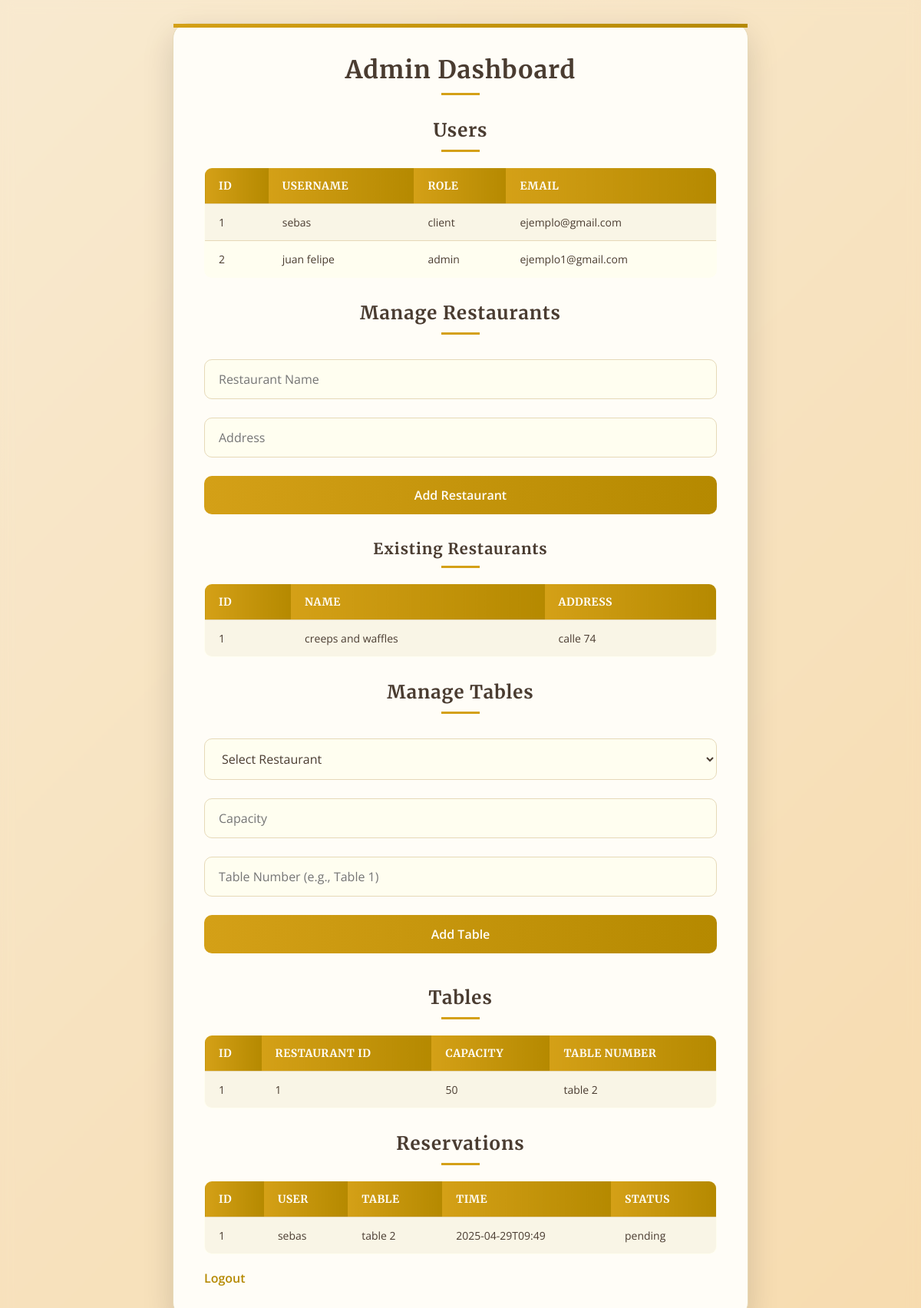
Screenshot of /admin/dashboard (signed in) with the database file from the repository.
### tables this page shows
CREATE TABLE users (
                id INTEGER PRIMARY KEY AUTOINCREMENT,
                username VARCHAR(50) UNIQUE,
                password VARCHAR(100),
                role TEXT,
                email VARCHAR(100)
            );

CREATE TABLE restaurants (
                id INTEGER PRIMARY KEY AUTOINCREMENT,
                name VARCHAR(100),
                address VARCHAR(200)
            );

CREATE TABLE tables (
                id INTEGER PRIMARY KEY AUTOINCREMENT,
                restaurant_id INTEGER,
                capacity INTEGER,
                table_number VARCHAR(20),
                FOREIGN KEY (restaurant_id) REFERENCES restaurants(id)
            );

CREATE TABLE reservations (
                id INTEGER PRIMARY KEY AUTOINCREMENT,
                user_id INTEGER,
                table_id INTEGER,
                reservation_time DATETIME,
                status TEXT,
                FOREIGN KEY (user_id) REFERENCES users(id),
                FOREIGN KEY (table_id) REFERENCES tables(id)
            );

### app/controllers/reservation_controller.py (the view)
@reservation_bp.route('/admin/dashboard')
def admin_dashboard():
    if 'username' not in session or session['role'] != 'admin':
        return redirect(url_for('auth.login'))
    db = DatabaseConnection()
    with db.get_cursor() as cursor:
        cursor.execute('''
            SELECT r.id, u.username, t.table_number, r.reservation_time, r.status
            FROM reservations r
            JOIN users u ON r.user_id = u.id
            JOIN tables t ON r.table_id = t.id
        ''')
        reservations = cursor.fetchall()
        cursor.execute('SELECT id, name, address FROM restaurants')
        restaurants = cursor.fetchall()
        cursor.execute('SELECT id, username, role, email FROM users')
        users = cursor.fetchall()
        cursor.execute('SELECT id, restaurant_id, capacity, table_number FROM tables')
        tables = cursor.fetchall()
    return render_template('admin_dashboard.html', reservations=reservations, restaurants=restaurants, users=users, tables=tables)

### app/db/database.py (called while the page is built)
    def __new__(cls):
        if cls._instance is None:
            cls._instance = super(DatabaseConnection, cls).__new__(cls)
            cls._instance.connection = sqlite3.connect('restaurant.db', check_same_thread=False)
            cls._instance.cursor = cls._instance.connection.cursor()
        return cls._instance

    @contextmanager
    def get_cursor(self):
        yield self.cursor
        self.connection.commit()

### app/templates/admin_dashboard.html (shortened to what this page needs)
<!DOCTYPE html>
<html>
<head>
    <link rel="stylesheet" href="{{ url_for('static', filename='css/style.css') }}">
</head>
<body>
    <div class="container">
        <h2>Admin Dashboard</h2>
        <h3>Users</h3>
        <table>
            <tr>
                <th>ID</th>
                <th>Username</th>
                <th>Role</th>
                <th>Email</th>
            </tr>
            {% for user in users %}
            <tr>
                <td>{{ user[0] }}</td>
                <td>{{ user[1] }}</td>
                <td>{{ user[2] }}</td>
                <td>{{ user[3] }}</td>
            </tr>
            {% endfor %}
        </table>
        <h3>Manage Restaurants</h3>
        <form method="POST" action="{{ url_for('reservation.add_restaurant') }}">
            <input type="text" name="name" placeholder="Restaurant Name" required>
            <input type="text" name="address" placeholder="Address" required>
            <button type="submit">Add Restaurant</button>
        </form>
        <h4>Existing Restaurants</h4>
        <table>
            <tr>
                <th>ID</th>
                <th>Name</th>
                <th>Address</th>
            </tr>
            {% for restaurant in restaurants %}
            <tr>
                <td>{{ restaurant[0] }}</td>
                <td>{{ restaurant[1] }}</td>
                <td>{{ restaurant[2] }}</td>
            </tr>
            {% endfor %}
        </table>
        <h3>Manage Tables</h3>
        <form method="POST" action="{{ url_for('reservation.add_table') }}">
            <select name="restaurant_id" required>
                <option value="">Select Restaurant</option>
            </select>
            <input type="number" name="capacity" placeholder="Capacity" required>
            <input type="text" name="table_number" placeholder="Table Number (e.g., Table 1)" required>
            <button type="submit">Add Table</button>
        </form>
        <h3>Tables</h3>
        <table>
            <tr>
                <th>ID</th>
                <th>Restaurant ID</th>
                <th>Capacity</th>
                <th>Table Number</th>
            </tr>
            {% for table in tables %}
            <tr>
                <td>{{ table[0] }}</td>
                <td>{{ table[1] }}</td>
                <td>{{ table[2] }}</td>
                <td>{{ table[3] }}</td>
            </tr>
            {% endfor %}
        </table>
        <h3>Reservations</h3>
        <table>
            <tr>
                <th>ID</th>
                <th>User</th>
                <th>Table</th>
                <th>Time</th>
                <th>Status</th>
            </tr>
            {% for reservation in reservations %}
            <tr>
                <td>{{ reservation[0] }}</td>
                <td>{{ reservation[1] }}</td>
                <td>{{ reservation[2] }}</td>
                <td>{{ reservation[3] }}</td>
                <td>{{ reservation[4] }}</td>
            </tr>
            {% endfor %}
        </table>
        <a href="{{ url_for('auth.login') }}">Logout</a>
    </div>
</body>
</html>

### app/static/css/style.css (style rules this page uses)
* { margin: 0; padding: 0; box-sizing: border-box; font-family: 'Open Sans', sans-serif; }
body { background: url('https://www.transparenttextures.com/patterns/cream-pixels.png'), linear-gradient(135deg, #f7e7ce 0%, #f5d5a5 100%); background-attachment: fixed; min-height: 100vh; display: flex; justify-content: center; align-items: flex-start; padding: 30px; position: relative; overflow-y: auto; }
body::before { content: ''; position: absolute; top: 0; left: 0; width: 100%; height: 100%; background: rgba(255, 245, 213, 0.2); backdrop-filter: blur(8px); z-index: -1; }
.container { max-width: 750px; width: 100%; background: #fffdf7; padding: 40px; border-radius: 20px; box-shadow: 0 15px 40px rgba(0, 0, 0, 0.15); border: 1px solid #e6d9b8; position: relative; margin-bottom: 30px; transition: transform 0.3s ease; }
.container::before { content: ''; position: absolute; top: 0; left: 0; width: 100%; height: 5px; background: linear-gradient(90deg, #d4a017, #b58900); }
h2, h3, h4 { text-align: center; color: #4a3c31; font-family: 'Merriweather', serif; font-weight: 700; margin-bottom: 20px; letter-spacing: 1px; text-transform: capitalize; position: relative; }
h2 { font-size: 32px; }
h3 { font-size: 24px; margin-top: 30px; }
h4 { font-size: 20px; margin-top: 20px; }
h2::after, h3::after, h4::after { content: ''; display: block; width: 50px; height: 3px; background: #d4a017; margin: 10px auto; }
input, select, button { width: 100%; padding: 14px 18px; margin: 12px 0; border: 1px solid #e6d9b8; border-radius: 10px; font-size: 16px; background: #fffef0; color: #4a3c31; transition: border-color 0.3s ease, box-shadow 0.3s ease, background 0.3s ease; }
button { background: linear-gradient(90deg, #d4a017, #b58900); color: #fffdf7; border: none; cursor: pointer; font-weight: 600; font-size: 16px; border-radius: 10px; padding: 14px; transition: background 0.3s ease, transform 0.1s ease, box-shadow 0.3s ease; }
a { color: #b58900; text-decoration: none; font-weight: 600; transition: color 0.3s ease; display: inline-block; margin-top: 20px; }
table { width: 100%; border-collapse: collapse; margin-top: 15px; background: #fffef0; border-radius: 10px; overflow: hidden; border: 1px solid #e6d9b8; }
th, td { padding: 14px 18px; text-align: left; border-bottom: 1px solid #e6d9b8; font-size: 14px; color: #4a3c31; }
th { background: linear-gradient(90deg, #d4a017, #b58900); color: #fffdf7; font-family: 'Merriweather', serif; font-weight: 700; text-transform: uppercase; letter-spacing: 0.5px; }
tr:nth-child(even) { background-color: #f9f5e6; }

### rows the page displays
users: id "1", username "sebas", role "client", email "ejemplo@gmail.com"
users: id "2", username "juan felipe", role "admin", email "ejemplo1@gmail.com"
restaurants: id "1", name "creeps and waffles", address "calle 74"
tables: id "1", restaurant "1", capacity "50", table_number "table 2"
reservations: id "1", username "sebas", table_number "table 2", reservation_time "2025-04-29T09:49", status "pending"
